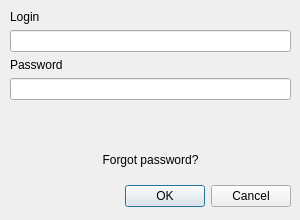
<?xml version="1.0" encoding="UTF-8"?>
<ui version="4.0">
 <class>logindialog</class>
 <widget class="QDialog" name="logindialog">
  <property name="geometry">
   <rect>
    <x>0</x>
    <y>0</y>
    <width>300</width>
    <height>220</height>
   </rect>
  </property>
  <property name="contextMenuPolicy">
   <enum>Qt::ContextMenuPolicy::NoContextMenu</enum>
  </property>
  <property name="windowTitle">
   <string>Login</string>
  </property>
  <widget class="QDialogButtonBox" name="buttonBox">
   <property name="geometry">
    <rect>
     <x>10</x>
     <y>180</y>
     <width>281</width>
     <height>32</height>
    </rect>
   </property>
   <property name="cursor">
    <cursorShape>PointingHandCursor</cursorShape>
   </property>
   <property name="orientation">
    <enum>Qt::Orientation::Horizontal</enum>
   </property>
   <property name="standardButtons">
    <set>QDialogButtonBox::StandardButton::Cancel|QDialogButtonBox::StandardButton::Ok</set>
   </property>
  </widget>
  <widget class="QWidget" name="">
   <property name="geometry">
    <rect>
     <x>10</x>
     <y>10</y>
     <width>281</width>
     <height>161</height>
    </rect>
   </property>
   <layout class="QVBoxLayout" name="verticalLayout">
    <item>
     <widget class="QLabel" name="label">
      <property name="text">
       <string>Login</string>
      </property>
     </widget>
    </item>
    <item>
     <widget class="QLineEdit" name="loginEdit"/>
    </item>
    <item>
     <widget class="QLabel" name="label_2">
      <property name="text">
       <string>Password</string>
      </property>
     </widget>
    </item>
    <item>
     <widget class="QLineEdit" name="passwordEdit">
      <property name="echoMode">
       <enum>QLineEdit::EchoMode::Password</enum>
      </property>
     </widget>
    </item>
    <item>
     <spacer name="verticalSpacer">
      <property name="orientation">
       <enum>Qt::Orientation::Vertical</enum>
      </property>
      <property name="sizeHint" stdset="0">
       <size>
        <width>20</width>
        <height>13</height>
       </size>
      </property>
     </spacer>
    </item>
    <item>
     <widget class="QPushButton" name="pushButton">
      <property name="cursor">
       <cursorShape>WhatsThisCursor</cursorShape>
      </property>
      <property name="text">
       <string>Forgot password?</string>
      </property>
      <property name="default">
       <bool>false</bool>
      </property>
      <property name="flat">
       <bool>true</bool>
      </property>
     </widget>
    </item>
   </layout>
  </widget>
 </widget>
 <resources/>
 <connections>
  <connection>
   <sender>buttonBox</sender>
   <signal>accepted()</signal>
   <receiver>logindialog</receiver>
   <slot>accept()</slot>
   <hints>
    <hint type="sourcelabel">
     <x>248</x>
     <y>254</y>
    </hint>
    <hint type="destinationlabel">
     <x>157</x>
     <y>274</y>
    </hint>
   </hints>
  </connection>
  <connection>
   <sender>buttonBox</sender>
   <signal>rejected()</signal>
   <receiver>logindialog</receiver>
   <slot>reject()</slot>
   <hints>
    <hint type="sourcelabel">
     <x>316</x>
     <y>260</y>
    </hint>
    <hint type="destinationlabel">
     <x>286</x>
     <y>274</y>
    </hint>
   </hints>
  </connection>
 </connections>
</ui>
